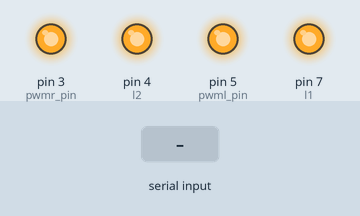
Bench run of a sketch on a simulated Arduino Uno, built with avr-gcc and run on an emulated ATmega328P. Shown: output pins drawn as LEDs (lit = HIGH). The test bench sets the inputs (shaded band). Pins used as bus, display or sensor lines are not drawn; what the sketch prints to the serial monitor is not drawn.

Above: at 1.2 s.
1.3 s: "w" received over Serial
At 2.5 s:
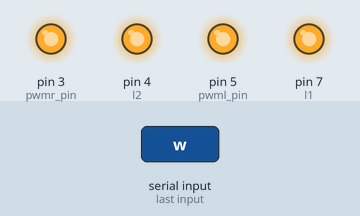
2.9 s: "a" received over Serial
At 2.91 s:
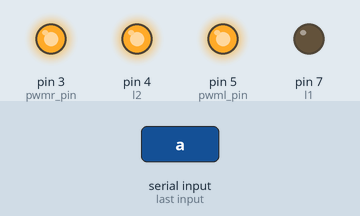
4.4 s: "d" received over Serial
At 4.41 s:
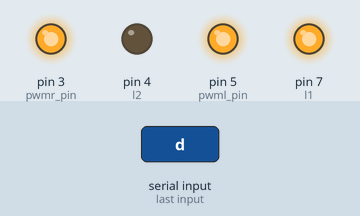
Timing chart, 0 to 7.4 s (numbered marks = the images above; inputs shaded):
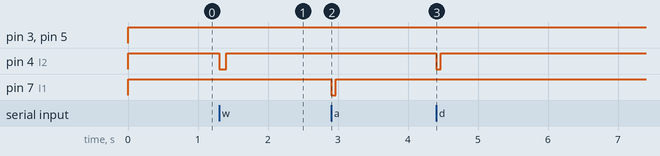

The sketch:

digitizer1.ino.ino
```cpp
#define l1 7
#define l2 4
#define pwml_pin 5
#define r1 6
#define r2 2
#define pwmr_pin 3

char c;
void setup() {
  // put your setup code here, to run once:
Serial.begin(38400);
pinMode(l1,OUTPUT);
pinMode(l2,OUTPUT);
pinMode(pwml_pin,OUTPUT);
pinMode(r1,OUTPUT);
pinMode(r2,OUTPUT);
pinMode(pwmr_pin,OUTPUT);
}

void loop() {
  // put your main code here, to run repeatedly:
  if (Serial.available())
 {
  c=Serial.read();
  switch(c){
    case 'w':
    forward();
    break;
    case 'a':
    left();
    break;
    case 'd':
    right();
    break;
    case 's':
    halt();
    break;
  }
  halt();
}
halt();
}


void forward(){
  digitalWrite(l1,HIGH);
  digitalWrite(l2,LOW);
  digitalWrite(r1,HIGH);
  digitalWrite(r2,LOW);
  digitalWrite(pwmr_pin,HIGH);
  digitalWrite(pwml_pin,HIGH);
  delay(100);
  Serial.print('w');
}

void right(){
  digitalWrite(l1,HIGH);
  digitalWrite(l2,LOW);
  digitalWrite(r2,HIGH);
  digitalWrite(r1,LOW);
  digitalWrite(pwmr_pin,HIGH);
  digitalWrite(pwml_pin,HIGH);
  delay(70);
  Serial.print('d');
}
void left(){
  digitalWrite(l2,HIGH);
  digitalWrite(l1,LOW);
  digitalWrite(r1,HIGH);
  digitalWrite(r2,LOW);
  digitalWrite(pwmr_pin,HIGH);
  digitalWrite(pwml_pin,HIGH);
  delay(70);
  Serial.print('a');
}

void halt(){
    digitalWrite(l2,HIGH);
  digitalWrite(l1,HIGH);
  digitalWrite(r1,HIGH);
  digitalWrite(r2,HIGH);
  digitalWrite(pwmr_pin,HIGH);
  digitalWrite(pwml_pin,HIGH);
}
```

Measured:
- after the input at 1.3 s, pin 4 (l2): HIGH → LOW at once, → HIGH 0.10 s later
- after the input at 2.9 s, pin 7 (l1): HIGH → LOW at once, → HIGH 0.07 s later
- after the input at 4.4 s, pin 4 (l2): HIGH → LOW at once, → HIGH 0.07 s later
